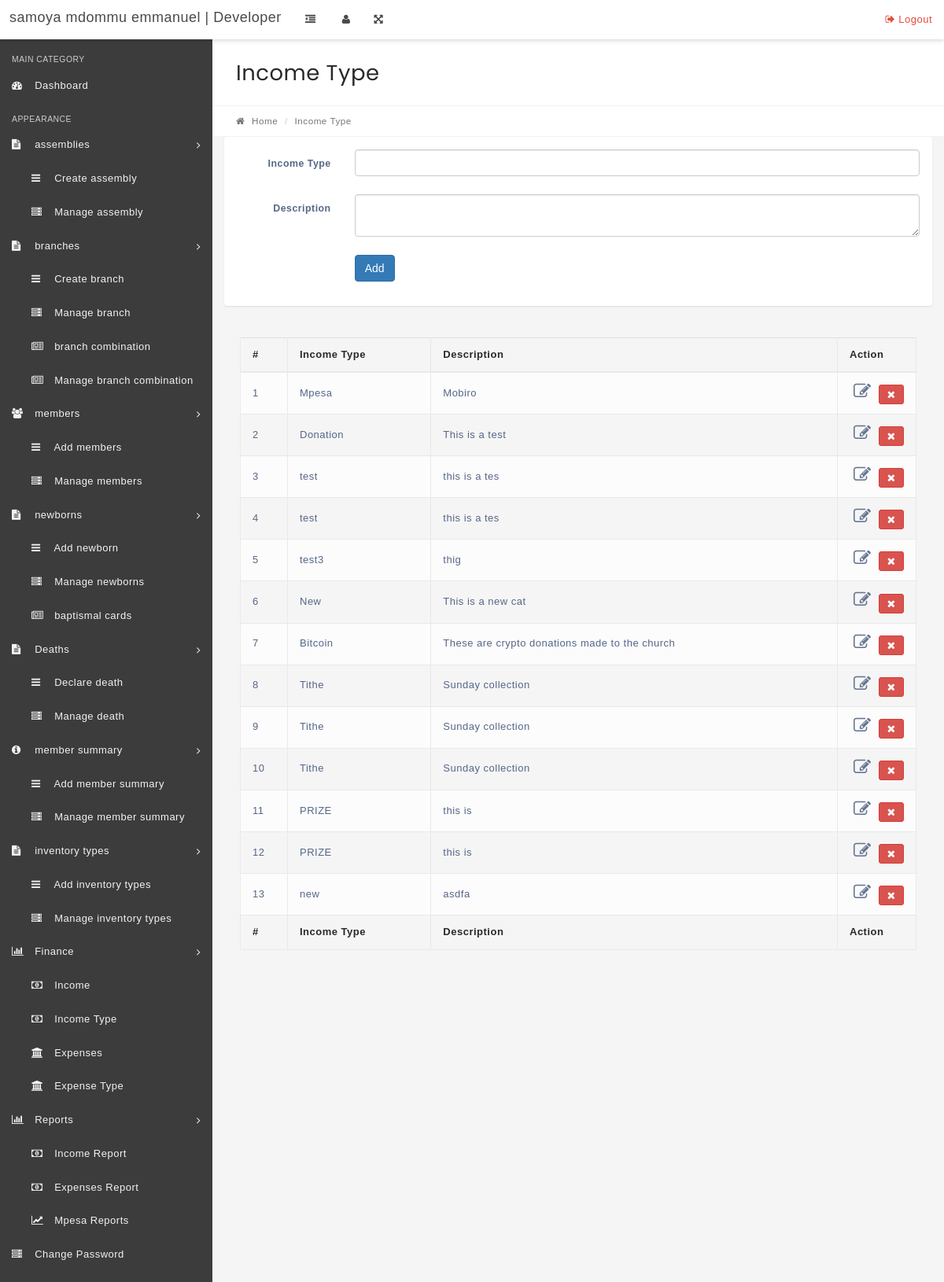
/income-type.php, run on the app's committed database.
### tables this page shows
CREATE TABLE `income_type` (
  `id` int(11) NOT NULL,
  `income_head` text NOT NULL,
  `descr` text NOT NULL
);

### income-type.php (the view, shortened to what this page needs)
<?php
include('includes/config.php');
if(strlen($_SESSION['alogin'])=="")
    {
    header("Location: index.php");
    }
    else{
?>
<!DOCTYPE html>
<html lang="en">
<head>
    <link rel="stylesheet" href="css/bootstrap.min.css" media="screen">
    <link rel="stylesheet" href="css/font-awesome.min.css" media="screen">
    <link rel="stylesheet" href="css/animate-css/animate.min.css" media="screen">
    <link rel="stylesheet" href="css/lobipanel/lobipanel.min.css" media="screen">
    <link rel="stylesheet" href="css/prism/prism.css" media="screen">
    <link rel="stylesheet" href="css/select2/select2.min.css">
    <link rel="stylesheet" href="css/main.css" media="screen">
</head>
<body class="top-navbar-fixed">
    <div class="main-wrapper">
        <?php include('includes/topbar.php');?>
        <div class="content-wrapper">
            <div class="content-container">
                <?php include('includes/leftbar.php');?>
                <div class="main-page">
                    <div class="container-fluid">
                        <div class="row page-title-div">
                            <div class="col-md-6">
                                <h2 class="title">Income Type</h2>
                            </div>
                        </div>
                        <div class="row breadcrumb-div">
                            <div class="col-md-6">
                                <ul class="breadcrumb">
                                    <li><a href="dashboard.php"><i class="fa fa-home"></i> Home</a></li>
                                    <li class="active">Income Type</li>
                                </ul>
                            </div>
                        </div>
                    </div>
                    <div class="container-fluid">
                        <div class="row">
                            <div class="col-md-12">
                                <div class="panel">
                                    <div class="panel-body">
                                        <form class="form-horizontal" method="post">
                                            <div class="form-group">
                                                <label for="default" class="col-sm-2 control-label">Income Type</label>
                                                <div class="col-sm-10">
                                                    <input type="text" name="Incometype" class="form-control" id="Incometype" required="required" autocomplete="off">
                                                </div>
                                            </div>
                                            <div class="form-group">
                                                <label for="default" class="col-sm-2 control-label">Description</label>
                                                <div class="col-sm-10">
                                                    <textarea type="text" name="indesc" class="form-control" id="indesc" required="required" autocomplete="off"></textarea>
                                                </div>
                                            </div>
                                            <div class="form-group">
                                                <div class="col-sm-offset-2 col-sm-10">
                                                    <button type="submit" name="submit" class="btn btn-primary">Add</button>
                                                </div>
                                            </div>
                                        </form>
                                    </div>
                                </div>
                                <div class="panel-body p-20">
                                                <form method="post">
                                                <table id="example" class="display table table-striped table-bordered" cellspacing="0" width="100%">
                                                    <thead>
                                                        <tr>
                                                            <th>#</th>
                                                            <th>Income Type</th>
                                                            <th>Description</th>
                                                            <th>Action</th>
                                                        </tr>
                                                    </thead>
                                                    <tfoot>
                                                        <tr>
                                                            <th>#</th>
                                                            <th>Income Type</th>
                                                            <th>Description</th>
                                                            <th>Action</th>
                                                        </tr>
                                                    </tfoot>
                                                    <tbody>
<?php $sql = "SELECT * FROM income_type";
    $query = $dbh->prepare($sql);
    $query->execute();
    $results=$query->fetchAll(PDO::FETCH_OBJ);
    $cnt=1;
    if($query->rowCount() > 0)
    {
    foreach($results as $result)
    {
?>
<tr>
 <td><?php echo htmlentities($cnt);?></td>
                                                            <td><?php echo htmlentities($result->income_head);?></td>
                                                             <td><?php echo htmlentities($result->descr);?></td>
<td scope="row">
<a href="edit-income-type.php?incometypeid=<?php echo htmlentities($result->id);?>"><i class="fa fa-edit" title="Edit Record"></i> </a>
<button type="button" class="DelMe btn btn-danger btn-sm fa fa-times " data-id="<?php echo htmlentities($result->id);?>" onclick="window.alert('Are you sure you want to delete this?')" ></button>
</td>
</tr>
<?php $cnt=$cnt+1;}} ?>
                                                    </tbody>
                                                </table>
                                         </form>
                                            </div>
                            </div>
                        </div>
                    </div>
                </div>
            </div>
        </div>
</body>
</html>
<?PHP } ?>

### includes/topbar.php (shortened to what this page needs)
<nav class="navbar top-navbar bg-white box-shadow">
          	<div class="container-fluid">
                  <div class="row">
                      <div class="navbar-header no-padding">
              			<a class="navbar-brand" href="dashboard.php">
              			    samoya mdommu emmanuel | Developer
              			</a>
                          <span class="small-nav-handle hidden-sm hidden-xs"><i class="fa fa-outdent"></i></span>
              		</div>
              		<div class="collapse navbar-collapse" id="navbar-collapse-1">
              			<ul class="nav navbar-nav" data-dropdown-in="fadeIn" data-dropdown-out="fadeOut">
                              <li class="hidden-sm hidden-xs"><a href="#" class="user-info-handle"><i class="fa fa-user"></i></a></li>
                              <li class="hidden-sm hidden-xs"><a href="#" class="full-screen-handle"><i class="fa fa-arrows-alt"></i></a></li>
              			</ul>
              			<ul class="nav navbar-nav navbar-right" data-dropdown-in="fadeIn" data-dropdown-out="fadeOut">
              				    <li><a href="logout.php" class="color-danger text-center"><i class="fa fa-sign-out"></i> Logout</a></li>
              			</ul>
              		</div>
                  </div>
          	</div>
          </nav>

### includes/leftbar.php (shortened to what this page needs)
<div class="left-sidebar bg-black-300 box-shadow ">
                        <div class="sidebar-content">
                            <div class="user-info closed">
                            </div>
                            <div class="sidebar-nav">
                                <ul class="side-nav color-gray">
                                    <li class="nav-header">
                                        <span class="">Main Category</span>
                                    </li>
                                    <li>
                                        <a href="dashboard.php"><i class="fa fa-dashboard"></i> <span>Dashboard</span> </a>
                                    </li>
                                    <li class="nav-header">
                                        <span class="">Appearance</span>
                                    </li>
                                    <li class="has-children">
                                        <a href="#"><i class="fa fa-file-text"></i> <span>assemblies</span> <i class="fa fa-angle-right arrow"></i></a>
                                        <ul class="child-nav">
                                            <li><a href="create-assembly.php"><i class="fa fa-bars"></i> <span>Create assembly</span></a></li>
                                            <li><a href="manage-assembly.php"><i class="fa fa fa-server"></i> <span>Manage assembly</span></a></li>
                                        </ul>
                                    </li>
  <li class="has-children">
                                        <a href="#"><i class="fa fa-file-text"></i> <span>branches</span> <i class="fa fa-angle-right arrow"></i></a>
                                        <ul class="child-nav">
                                            <li><a href="create-branch.php"><i class="fa fa-bars"></i> <span>Create branch</span></a></li>
                                            <li><a href="manage-branch.php"><i class="fa fa fa-server"></i> <span>Manage branch</span></a></li>
                                           <li><a href="add-branchcombination.php"><i class="fa fa-newspaper-o"></i> <span>branch combination</span></a></li>
                                           <a href="manage-branchcombination.php"><i class="fa fa-newspaper-o"></i> <span>Manage branch combination </span></a></li>
                                        </ul>
   <li class="has-children">
                                        <a href="#"><i class="fa fa-users"></i> <span>members</span> <i class="fa fa-angle-right arrow"></i></a>
                                        <ul class="child-nav">
                                            <li><a href="add-member.php"><i class="fa fa-bars"></i> <span>Add members</span></a></li>
                                            <li><a href="manage-member.php"><i class="fa fa fa-server"></i> <span>Manage members</span></a></li>
                                        </ul>
                                    </li>
 <li class="has-children">
                                        <a href="#"><i class="fa fa-file-text"></i> <span>newborns</span> <i class="fa fa-angle-right arrow"></i></a>
                                        <ul class="child-nav">
                                            <li><a href="create-newborn.php"><i class="fa fa-bars"></i> <span>Add newborn</span></a></li>
                                            <li><a href="manage-newborn.php"><i class="fa fa fa-server"></i> <span>Manage newborns</span></a></li>
                                           <li><a href="find-baptismalcard.php"><i class="fa fa-newspaper-o"></i> <span>baptismal cards</span></a></li>
                                        </ul>
                                    </li>
 <li class="has-children">
                                        <a href="#"><i class="fa fa-file-text"></i> <span>Deaths</span> <i class="fa fa-angle-right arrow"></i></a>
                                        <ul class="child-nav">
                                            <li><a href="manage-member.php"><i class="fa fa-bars"></i> <span>Declare death</span></a></li>
                                            <li><a href="manage-deaths.php"><i class="fa fa fa-server"></i> <span>Manage death</span></a></li>
                                        </ul>
                                    </li>
<li class="has-children">
                                        <a href="#"><i class="fa fa-info-circle"></i> <span>member summary</span> <i class="fa fa-angle-right arrow"></i></a>
                                        <ul class="child-nav">
                                            <li><a href="add-eulogy.php"><i class="fa fa-bars"></i> <span>Add member summary</span></a></li>
                                            <li><a href="manage-eulogy.php"><i class="fa fa fa-server"></i> <span>Manage member summary</span></a></li>
                                        </ul>
 <li class="has-children">
                                        <a href="#"><i class="fa fa-file-text"></i> <span>inventory types</span> <i class="fa fa-angle-right arrow"></i></a>
                                        <ul class="child-nav">
                                            <li><a href="create-inventorytypes.php"><i class="fa fa-bars"></i> <span>Add inventory types</span></a></li>
                                            <li><a href="manage-inventorytypes.php"><i class="fa fa fa-server"></i> <span>Manage inventory types</span></a></li>
                                        </ul>
                                    </li>
                                    <li class="has-children">
                                        <a href="#"><i class="fa fa-bar-chart"></i> <span>Finance</span> <i class="fa fa-angle-right arrow"></i></a>
                                        <ul class="child-nav">
                                            <li><a href="income.php"><i class="fa fa fa-money"></i> <span>Income</span></a></li>
                                            <li><a href="income-type.php"><i class="fa fa fa-money"></i> <span>Income Type</span></a></li>
                                            <li><a href="expenses.php"><i class="fa fa fa-bank"></i> <span>Expenses</span></a></li>
                                             <li><a href="expense-type.php"><i class="fa fa fa-bank"></i> <span>Expense Type</span></a></li>
                                        </ul>
                                    </li>
                                    <li class="has-children">
                                        <a href="#"><i class="fa fa-bar-chart"></i> <span>Reports</span> <i class="fa fa-angle-right arrow"></i></a>
                                        <ul class="child-nav">
                                            <li><a href="income-report.php"><i class="fa fa fa-money"></i> <span>Income Report</span></a></li>
                                            <li><a href="income-type.php"><i class="fa fa fa-money"></i> <span>Expenses Report</span></a></li>
                                             <li><a href="mpesa-payments.php"><i class="fa fa-line-chart"></i> <span>Mpesa Reports</span></a></li>
                                        </ul>
                                    </li>
                                        <li><a href="change-password.php"><i class="fa fa fa-server"></i> <span> Change Password</span></a></li>
                            </div>
                        </div>
                    </div>

### data on the page
income_type: income_head "Mpesa", descr "Mobiro"
income_type: income_head "Donation", descr "This is a test"
income_type: income_head "test", descr "this is a tes"
income_type: income_head "test", descr "this is a tes"
income_type: income_head "test3", descr "thig"
income_type: income_head "New", descr "This is a new cat"
income_type: income_head "Bitcoin", descr "These are crypto donations made to the church"
income_type: income_head "Tithe", descr "Sunday collection"
income_type: income_head "Tithe", descr "Sunday collection"
income_type: income_head "Tithe", descr "Sunday collection"
income_type: income_head "PRIZE", descr "this is"
income_type: income_head "PRIZE", descr "this is"
income_type: income_head "new", descr "asdfa"
